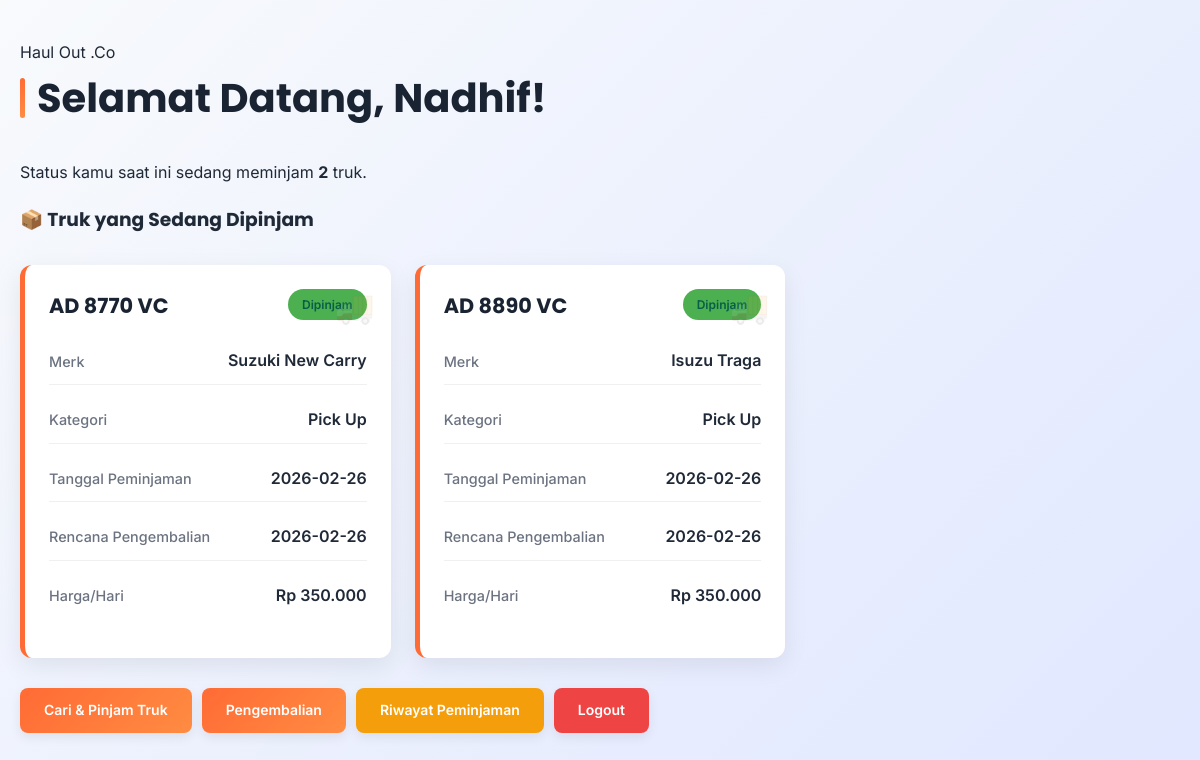
The page /peminjam/dashboard.php (signed in) on the database its author committed.
### tables this page shows
CREATE TABLE `peminjaman` (
  `id_pinjam` int(11) NOT NULL,
  `id_user` int(11) DEFAULT NULL,
  `id_truk` int(11) DEFAULT NULL,
  `tgl_pinjam` date DEFAULT NULL,
  `tgl_kembali_rencana` date DEFAULT NULL,
  `status_approval` enum('Pending','Disetujui','Ditolak','Selesai') DEFAULT 'Pending'
);

CREATE TABLE `truk` (
  `id_truk` int(11) NOT NULL,
  `plat_nomor` varchar(20) DEFAULT NULL,
  `merk` varchar(50) DEFAULT NULL,
  `id_kategori` int(11) DEFAULT NULL,
  `harga_per_hari` int(11) DEFAULT NULL,
  `status` enum('Tersedia','Dipinjam','Perbaikan') DEFAULT 'Tersedia'
);

CREATE TABLE `kategori_truk` (
  `id_kategori` int(11) NOT NULL,
  `nama_kategori` varchar(50) DEFAULT NULL
);

### peminjam/dashboard.php (the view, shortened to what this page needs)
<?php
include '../config/db.php';
$id_user = $_SESSION['id_user'];
$cek_pinjam = mysqli_query($conn, "SELECT peminjaman.*, truk.*, kategori_truk.nama_kategori
                                    FROM peminjaman
                                    JOIN truk ON peminjaman.id_truk = truk.id_truk
                                    JOIN kategori_truk ON truk.id_kategori = kategori_truk.id_kategori
                                    WHERE peminjaman.id_user = '$id_user' AND peminjaman.status_approval = 'Disetujui'");
$total_pinjam = mysqli_num_rows($cek_pinjam);
?>
<!DOCTYPE html>
<html lang="id">
<head>
    <link rel="stylesheet" href="../config/style.css">
</head>
<body>
<div class="container">
    <p>Haul Out .Co</p>
    <h2>Selamat Datang, <?= $_SESSION['username']; ?>!</h2>
    <p>Status kamu saat ini sedang meminjam <strong><?= $total_pinjam; ?></strong> truk.</p>
    <?php if($total_pinjam > 0) { ?>
    <div style="margin-top: 20px;">
        <h3>📦 Truk yang Sedang Dipinjam</h3>
        <div class="cards-grid">
            <?php while($truck = mysqli_fetch_assoc($cek_pinjam)) { ?>
                <div class="truck-card">
                    <div class="truck-card-header">
                        <div class="truck-card-title"><?= htmlspecialchars($truck['plat_nomor']) ?></div>
                        <span class="badge tersedia" style="background-color: #4CAF50;">Dipinjam</span>
                    </div>
                    <div class="truck-card-info">
                        <div class="truck-card-info-item">
                            <span class="truck-card-info-label">Merk</span>
                            <span class="truck-card-info-value"><?= htmlspecialchars($truck['merk']) ?></span>
                        </div>
                        <div class="truck-card-info-item">
                            <span class="truck-card-info-label">Kategori</span>
                            <span class="truck-card-info-value"><?= htmlspecialchars($truck['nama_kategori']) ?></span>
                        </div>
                        <div class="truck-card-info-item">
                            <span class="truck-card-info-label">Tanggal Peminjaman</span>
                            <span class="truck-card-info-value"><?= htmlspecialchars($truck['tgl_pinjam']) ?></span>
                        </div>
                        <div class="truck-card-info-item">
                            <span class="truck-card-info-label">Rencana Pengembalian</span>
                            <span class="truck-card-info-value"><?= htmlspecialchars($truck['tgl_kembali_rencana']) ?></span>
                        </div>
                        <div class="truck-card-info-item">
                            <span class="truck-card-info-label">Harga/Hari</span>
                            <span class="truck-card-info-value">Rp <?= number_format($truck['harga_per_hari'], 0, ',', '.') ?></span>
                        </div>
                    </div>
                </div>
            <?php } ?>
        </div>
    </div>
    <?php } ?>
    <div class="dashboard-nav">
        <a href="daftar_truk.php" class="btn btn-tambah">Cari & Pinjam Truk</a>
        <a href="kembalikan.php" class="btn btn-tambah">Pengembalian</a>
        <a href="riwayat_pinjam.php" class="btn btn-edit">Riwayat Peminjaman</a>
        <a href="../auth/logout.php" class="btn btn-hapus">Logout</a>
    </div>
</div>
</body>
</html>

### config/style.css (style rules this page uses)
:root { --primary-color: #1a2332; --primary-color-dark: #0f1419; --primary-color-light: #2d3e5f; --secondary-color: #ff8c42; --accent-color: #ff6b35; --success-color: #10b981; --danger-color: #ef4444; --warning-color: #f59e0b; --light-bg: #f8fafc; --white: #ffffff; --text-dark: #1f2937; --gray-300: #d1d5db; --gray-500: #6b7280; }
* { margin: 0; padding: 0; box-sizing: border-box; }
body { font-family: 'Inter', -apple-system, sans-serif; background: linear-gradient(135deg, #f8fafc 0%, #e0e7ff 100%); color: var(--text-dark); line-height: 1.6; padding: 0; min-height: 100vh; }
.container { max-width: 1200px; margin: 0 auto; padding: 40px 20px; }
h1, h2, h3 { font-family: 'Poppins', sans-serif; font-weight: 700; }
h2 { margin-bottom: 30px; color: var(--primary-color); font-size: 2.5rem; position: relative; display: flex; align-items: center; gap: 12px; }
h2::before { content: ''; width: 5px; height: 40px; background: linear-gradient(180deg, var(--accent-color), var(--secondary-color)); border-radius: 3px; }
.btn { padding: 11px 24px; border-radius: 8px; text-decoration: none; font-size: 14px; font-weight: 600; display: inline-block; cursor: pointer; border: none; transition: all 0.3s ease; text-align: center; box-shadow: 0 4px 12px rgba(0,0,0,0.08); }
.btn-tambah { background: linear-gradient(135deg, var(--accent-color), var(--secondary-color)); color: white; }
.btn-edit { background-color: var(--warning-color); color: #fff; }
.btn-hapus { background-color: var(--danger-color); color: white; }
.badge { padding: 6px 14px; border-radius: 20px; font-size: 12px; font-weight: 600; display: inline-block; }
.tersedia { background-color: #d1fae5; color: #065f46; }
.cards-grid { display: grid; grid-template-columns: repeat(auto-fill, minmax(300px, 1fr)); gap: 24px; margin: 30px 0; }
.truck-card { background: var(--white); border-radius: 12px; padding: 24px; box-shadow: 0 8px 24px rgba(0,0,0,0.08); transition: all 0.3s ease; border-left: 5px solid var(--accent-color); position: relative; overflow: hidden; }
.truck-card::before { content: '🚚'; position: absolute; top: 16px; right: 16px; font-size: 2rem; opacity: 0.1; }
.truck-card-header { margin-bottom: 16px; display: flex; justify-content: space-between; align-items: start; }
.truck-card-title { font-size: 1.3rem; font-weight: 700; color: var(--primary-color); font-family: 'Poppins', sans-serif; }
.truck-card-info { display: flex; flex-direction: column; gap: 12px; margin: 16px 0; }
.truck-card-info-item { display: flex; justify-content: space-between; align-items: center; padding: 10px 0; border-bottom: 1px solid #f0f0f0; }
.truck-card-info-item:last-child { border-bottom: none; }
.truck-card-info-label { color: var(--gray-500); font-size: 0.9rem; font-weight: 500; }
.truck-card-info-value { color: var(--text-dark); font-weight: 600; }

### peminjam/dashboard.php (style rules this page uses)
.dashboard-nav { display: flex; gap: 10px; flex-wrap: wrap; margin-top: 20px; }

### rows shown on the page
peminjaman: id_truk.plat_nomor "AD 8770 VC", id_truk.merk "Suzuki New Carry", kategori_truk.nama_kategori "Pick Up", tgl_pinjam "2026-02-26", tgl_kembali_rencana "2026-02-26", id_truk.harga_per_hari "350.000"
peminjaman: id_truk.plat_nomor "AD 8890 VC", id_truk.merk "Isuzu Traga", kategori_truk.nama_kategori "Pick Up", tgl_pinjam "2026-02-26", tgl_kembali_rencana "2026-02-26", id_truk.harga_per_hari "350.000"

### other values the page prints
$_SESSION['username'] "Nadhif"
$total_pinjam "2"
